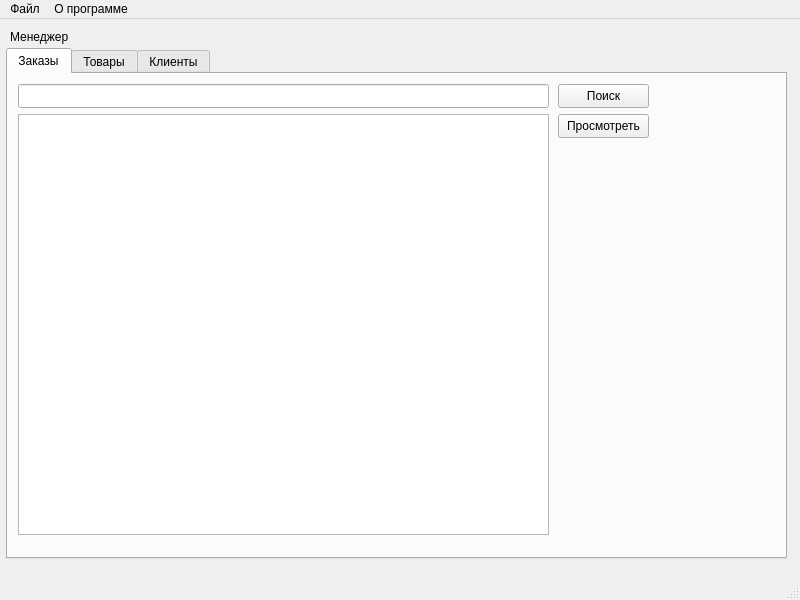
<?xml version="1.0" encoding="UTF-8"?>
<ui version="4.0">
 <class>MainWindowManager</class>
 <widget class="QMainWindow" name="MainWindowManager">
  <property name="geometry">
   <rect>
    <x>0</x>
    <y>0</y>
    <width>800</width>
    <height>600</height>
   </rect>
  </property>
  <property name="windowTitle">
   <string>MainWindow</string>
  </property>
  <widget class="QWidget" name="centralwidget">
   <widget class="QLabel" name="label">
    <property name="geometry">
     <rect>
      <x>10</x>
      <y>10</y>
      <width>261</width>
      <height>16</height>
     </rect>
    </property>
    <property name="text">
     <string>Менеджер</string>
    </property>
   </widget>
   <widget class="QTabWidget" name="tabWidget">
    <property name="geometry">
     <rect>
      <x>6</x>
      <y>29</y>
      <width>781</width>
      <height>511</height>
     </rect>
    </property>
    <property name="currentIndex">
     <number>0</number>
    </property>
    <widget class="QWidget" name="tab">
     <attribute name="title">
      <string>Заказы</string>
     </attribute>
     <widget class="QLineEdit" name="searchLine_manager_orders">
      <property name="geometry">
       <rect>
        <x>10</x>
        <y>10</y>
        <width>531</width>
        <height>24</height>
       </rect>
      </property>
     </widget>
     <widget class="QTableView" name="tableView_manager_orders">
      <property name="geometry">
       <rect>
        <x>10</x>
        <y>40</y>
        <width>531</width>
        <height>421</height>
       </rect>
      </property>
     </widget>
     <widget class="QPushButton" name="searchButton_manager_orders">
      <property name="geometry">
       <rect>
        <x>550</x>
        <y>10</y>
        <width>91</width>
        <height>24</height>
       </rect>
      </property>
      <property name="text">
       <string>Поиск</string>
      </property>
     </widget>
     <widget class="QPushButton" name="showButton_manager_orders">
      <property name="geometry">
       <rect>
        <x>550</x>
        <y>40</y>
        <width>91</width>
        <height>24</height>
       </rect>
      </property>
      <property name="text">
       <string>Просмотреть</string>
      </property>
     </widget>
    </widget>
    <widget class="QWidget" name="tab_2">
     <attribute name="title">
      <string>Товары</string>
     </attribute>
     <widget class="QTableView" name="tableView_manager_goods">
      <property name="geometry">
       <rect>
        <x>10</x>
        <y>40</y>
        <width>531</width>
        <height>421</height>
       </rect>
      </property>
     </widget>
     <widget class="QLineEdit" name="searchLine_manager_goods">
      <property name="geometry">
       <rect>
        <x>10</x>
        <y>10</y>
        <width>531</width>
        <height>24</height>
       </rect>
      </property>
     </widget>
     <widget class="QPushButton" name="searchButton_manager_goods">
      <property name="geometry">
       <rect>
        <x>550</x>
        <y>10</y>
        <width>91</width>
        <height>24</height>
       </rect>
      </property>
      <property name="text">
       <string>Поиск</string>
      </property>
     </widget>
     <widget class="QPushButton" name="addButton_manager_goods">
      <property name="geometry">
       <rect>
        <x>550</x>
        <y>40</y>
        <width>91</width>
        <height>24</height>
       </rect>
      </property>
      <property name="text">
       <string>Добавить</string>
      </property>
     </widget>
     <widget class="QPushButton" name="editButton_manager_goods">
      <property name="geometry">
       <rect>
        <x>550</x>
        <y>70</y>
        <width>91</width>
        <height>24</height>
       </rect>
      </property>
      <property name="text">
       <string>Редактировать</string>
      </property>
     </widget>
     <widget class="QPushButton" name="discountButton_manager_goods">
      <property name="geometry">
       <rect>
        <x>550</x>
        <y>100</y>
        <width>91</width>
        <height>24</height>
       </rect>
      </property>
      <property name="text">
       <string>Скидки</string>
      </property>
     </widget>
    </widget>
    <widget class="QWidget" name="tab_3">
     <attribute name="title">
      <string>Клиенты</string>
     </attribute>
     <widget class="QPushButton" name="editButton_manager_clients">
      <property name="geometry">
       <rect>
        <x>550</x>
        <y>70</y>
        <width>91</width>
        <height>24</height>
       </rect>
      </property>
      <property name="text">
       <string>Редактировать</string>
      </property>
     </widget>
     <widget class="QPushButton" name="addButton_manager_clients">
      <property name="geometry">
       <rect>
        <x>550</x>
        <y>40</y>
        <width>91</width>
        <height>24</height>
       </rect>
      </property>
      <property name="text">
       <string>Добавить</string>
      </property>
     </widget>
     <widget class="QLineEdit" name="searchLine_manager_clients">
      <property name="geometry">
       <rect>
        <x>10</x>
        <y>10</y>
        <width>531</width>
        <height>24</height>
       </rect>
      </property>
     </widget>
     <widget class="QTableView" name="tableView_manager_clients">
      <property name="geometry">
       <rect>
        <x>10</x>
        <y>40</y>
        <width>531</width>
        <height>421</height>
       </rect>
      </property>
     </widget>
     <widget class="QPushButton" name="searchButton_manager_clients">
      <property name="geometry">
       <rect>
        <x>550</x>
        <y>10</y>
        <width>91</width>
        <height>24</height>
       </rect>
      </property>
      <property name="text">
       <string>Поиск</string>
      </property>
     </widget>
    </widget>
   </widget>
  </widget>
  <widget class="QMenuBar" name="menubar">
   <property name="geometry">
    <rect>
     <x>0</x>
     <y>0</y>
     <width>800</width>
     <height>21</height>
    </rect>
   </property>
   <widget class="QMenu" name="menu">
    <property name="title">
     <string>Файл</string>
    </property>
   </widget>
   <widget class="QMenu" name="menu_2">
    <property name="title">
     <string>О программе</string>
    </property>
   </widget>
   <addaction name="menu"/>
   <addaction name="menu_2"/>
  </widget>
  <widget class="QStatusBar" name="statusbar"/>
 </widget>
 <resources/>
 <connections/>
</ui>
